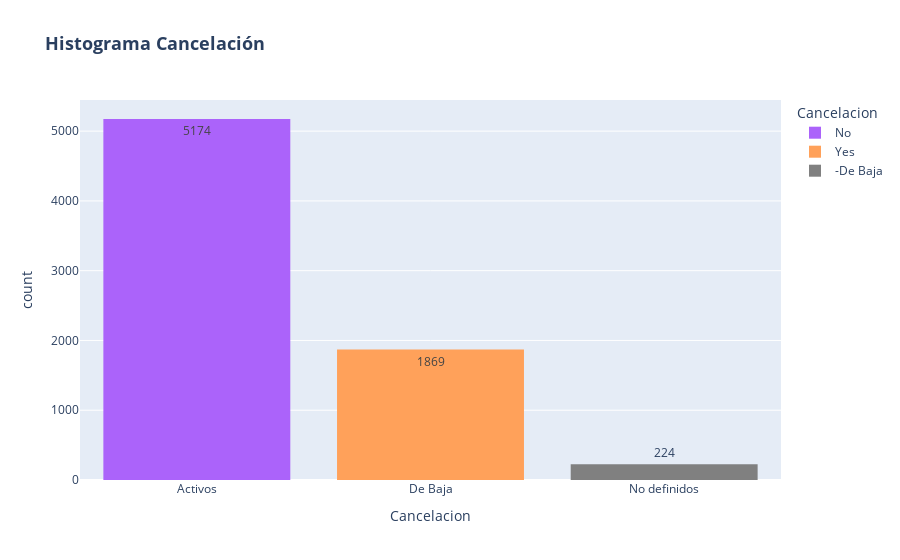

Source (notebook cell):
### Code cell
%pip install plotly
import plotly.express as px
import plotly.graph_objects as go

fig = px.histogram(df_clientes, x='Cancelacion', nbins=3, title='Histograma Cancelación', text_auto=True,
                color='Cancelacion',
                color_discrete_map={0: 'blue', 1: 'red', -1: 'gray'}) # Assign colors: 0 (No) to blue, 1 (Yes) to red, -1 (Unknown) to gray
fig.update_layout(title=dict(text='<b>Histograma Cancelación</b>', font=dict(size=18)))
fig.update_xaxes(tickmode='array', tickvals=[-1, 0, 1], ticktext=['No definidos', 'Activos', 'De Baja'])

# Update legend labels
fig.for_each_trace(lambda t: t.update(name=t.name.replace('0', 'Activos').replace('1', 'De Baja').replace("-1", 'No definidos')))

fig.show()

### Figure 1 — Plotly figure (JSON) as saved in the notebook; plotly's stock layout.template omitted (floating-point values rounded to 4 significant figures; data arrays with more than 128 entries replaced by an {"elided": "..."} marker saying what was removed)
{"data": [{"bingroup": "x", "hovertemplate": "Cancelacion=%{x}<br>count=%{y}<extra></extra>", "legendgroup": "No", "marker": {"color": "#ab63fa", "pattern": {"shape": ""}}, "name": "No", "nbinsx": 3, "orientation": "v", "showlegend": true, "texttemplate": "%{value}", "type": "histogram", "x": {"elided": "5174 str values"}, "xaxis": "x", "yaxis": "y"}, {"bingroup": "x", "hovertemplate": "Cancelacion=%{x}<br>count=%{y}<extra></extra>", "legendgroup": "Yes", "marker": {"color": "#FFA15A", "pattern": {"shape": ""}}, "name": "Yes", "nbinsx": 3, "orientation": "v", "showlegend": true, "texttemplate": "%{value}", "type": "histogram", "x": {"elided": "1869 str values"}, "xaxis": "x", "yaxis": "y"}, {"bingroup": "x", "hovertemplate": "Cancelacion=%{x}<br>count=%{y}<extra></extra>", "legendgroup": "-1", "marker": {"color": "gray", "pattern": {"shape": ""}}, "name": "-De Baja", "nbinsx": 3, "orientation": "v", "showlegend": true, "texttemplate": "%{value}", "type": "histogram", "x": {"elided": "224 int values"}, "xaxis": "x", "yaxis": "y"}], "layout": {"barmode": "relative", "legend": {"title": {"text": "Cancelacion"}, "tracegroupgap": 0}, "title": {"font": {"size": 18}, "text": "<b>Histograma Cancelación</b>"}, "xaxis": {"anchor": "y", "categoryarray": ["No", "Yes", -1], "categoryorder": "array", "domain": [0, 1], "tickmode": "array", "ticktext": ["No definidos", "Activos", "De Baja"], "tickvals": [-1, 0, 1], "title": {"text": "Cancelacion"}}, "yaxis": {"anchor": "x", "domain": [0, 1], "title": {"text": "count"}}}}
